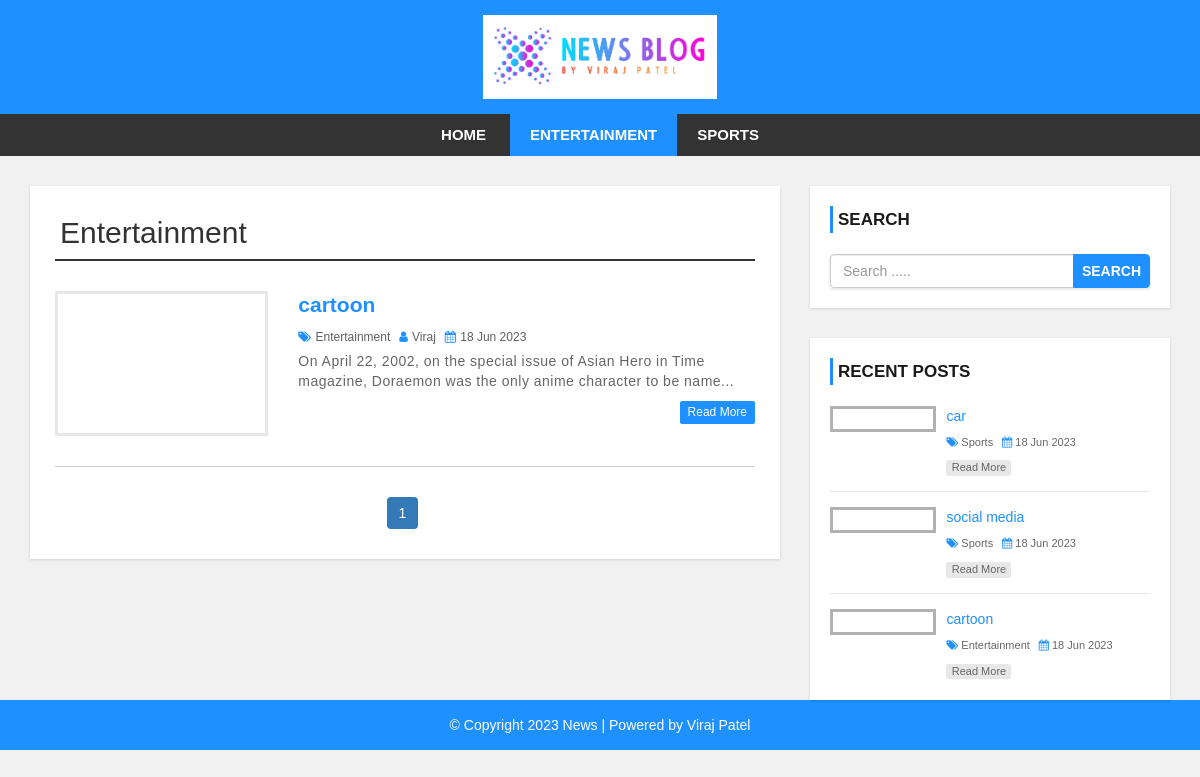
/category.php?cid=30, run on the app's committed database.
### tables this page shows
CREATE TABLE `category` (
  `category_id` int(11) NOT NULL,
  `category_name` varchar(100) NOT NULL,
  `post` int(11) NOT NULL DEFAULT 0
);

CREATE TABLE `post` (
  `post_id` int(11) NOT NULL,
  `title` varchar(100) NOT NULL,
  `description` text NOT NULL,
  `category` varchar(100) NOT NULL,
  `post_date` varchar(50) NOT NULL,
  `author` int(11) NOT NULL,
  `post_img` varchar(100) NOT NULL
);

CREATE TABLE `user` (
  `user_id` int(10) UNSIGNED NOT NULL,
  `first_name` varchar(30) NOT NULL,
  `last_name` varchar(30) NOT NULL,
  `username` varchar(30) DEFAULT NULL,
  `password` varchar(40) DEFAULT NULL,
  `role` int(11) NOT NULL
);

### config.php (called while the page is built, shortened)
<?php
$hostname = "http://localhost/newsweb";
?>

### category.php (the view, shortened to what this page needs)
<?php include 'header.php'; ?>
    <div id="main-content">
      <div class="container">
        <div class="row">
            <div class="col-md-8">
                <div class="post-container">
                <?php
                include "config.php";
                if(isset($_GET['cid'])){
                $cat_id = $_GET['cid'];
                $sql1 = "SELECT * FROM category WHERE category_id = {$cat_id}";
                $result1 = mysqli_query($con,$sql1) or die("query failed");
                $row1 = mysqli_fetch_assoc($result1);
                ?>
                  <h2 class="page-heading"><?php echo $row1['category_name']; ?></h2>
                  <?php
                        $limit = 3;
                        if(isset($_GET['page'])){
                        $page = $_GET['page'];
                        }
                        else{
                        $page = 1;
                        }
                        $offset = ($page-1)*$limit;
                        $sql = "SELECT post.post_id, post.title, post.description, post.post_date, post.author,
                        category.category_name, user.username, post.category, post.post_img FROM post
                        LEFT JOIN category ON post.category = category.category_id
                        LEFT JOIN user ON post.author = user.user_id
                        WHERE post.category = {$cat_id}
                        ORDER BY post.post_id DESC LIMIT {$offset},{$limit}";
                        $result = mysqli_query($con,$sql) or die("query failed");
                        if(mysqli_num_rows($result) > 0){
                            while($row = mysqli_fetch_assoc($result)){
                        ?>
                        <div class="post-content">
                            <div class="row">
                                <div class="col-md-4">
                                    <a class="post-img" href="single.php?id=<?php echo $row['post_id']; ?>"><img src="admin/upload/<?php echo $row['post_img'];?>" alt=""/></a>
                                </div>
                                <div class="col-md-8">
                                    <div class="inner-content clearfix">
                                        <h3><a href='single.php?id=<?php echo $row['post_id']; ?>'><?php echo $row['title']; ?></a></h3>
                                        <div class="post-information">
                                            <span>
                                                <i class="fa fa-tags" aria-hidden="true"></i>
                                                <a href='category.php?cid=<?php echo $row['category']; ?>'><?php echo $row['category_name'];?></a>
                                            </span>
                                            <span>
                                                <i class="fa fa-user" aria-hidden="true"></i>
                                                <a href='author.php?aid=<?php echo $row['author'];?>'><?php echo $row['username'];?></a>
                                            </span>
                                            <span>
                                                <i class="fa fa-calendar" aria-hidden="true"></i>
                                                <?php echo $row['post_date'];?>
                                            </span>
                                        </div>
                                        <p class="description">
                                        <?php echo substr($row['description'],0,120)."..."; ?>
                                        </p>
                                        <a class='read-more pull-right' href='single.php?id=<?php echo $row['post_id']; ?>'>read more</a>
                                    </div>
                                </div>
                            </div>
                        </div>
                        <?php
                            }
                        }else{
                            echo "<h2>No Record Found</h2>";
                        }
                        if(mysqli_num_rows($result1) > 0){
                            $total_records =$row1['post'];
                            $total_page = ceil($total_records/$limit);
                            echo "<ul class='pagination admin-pagination'>";
                            for($i=1; $i <= $total_page; $i++){
                                if($i == $page){
                                    $active = "active";
                                }
                                else{
                                    $active = "";
                                }
                                echo '<li class="'.$active.'"><a href="index.php?cid='.$cat_id.'&page='.$i.'">'.$i.'</a></li>';
                            }
                            echo "</ul>";
                        }
                    }
                    else{
                        echo "<h2>No Record Found</h2>";
                    }
                        ?>
                </div>
            </div>
            <?php include 'sidebar.php'; ?>
        </div>
      </div>
    </div>
<?php include 'footer.php'; ?>

### header.php (shortened to what this page needs)
<?php
include "config.php";
?>
<!DOCTYPE html>
<html lang="en">
<head>
    <link rel="stylesheet" href="css/bootstrap.min.css" />
    <link rel="stylesheet" href="css/font-awesome.css">
    <link rel="stylesheet" href="css/style.css">
</head>
<body>
<div id="header">
    <div class="container">
        <div class="row">
            <div class=" col-md-offset-4 col-md-4">
                <a href="index.php" id="logo"><img src="images/news.png"></a>
            </div>
        </div>
    </div>
</div>
<div id="menu-bar">
    <div class="container">
        <div class="row">
            <div class="col-md-12">
                <?php
                include "config.php";
                if(isset($_GET['cid'])){
                    $cat_id = $_GET['cid'];
                }
                $sql = "SELECT * FROM category WHERE post > 0";
                $result = mysqli_query($con,$sql) or die("query failed : category");
                if(mysqli_num_rows($result) > 0){
                    $active = "";
                ?>
                <ul class='menu'>
                <li><a class='{$active}' href='<?php echo $hostname; ?>'>Home</a></li>
                    <?php while($row = mysqli_fetch_assoc($result)){
                    if(isset($_GET['cid'])){
                        if($row['category_id'] == $cat_id){
                            $active = "active";
                        }
                        else{
                            $active = "";
                        }
                    }
                    echo "<li><a class='{$active}' href='category.php?cid={$row['category_id']}'>{$row['category_name']}</a></li>";
                    } ?>
                </ul>
                <?php } ?>
            </div>
        </div>
    </div>
</div>

### sidebar.php (shortened to what this page needs)
<div id="sidebar" class="col-md-4">
    <div class="search-box-container">
        <h4>Search</h4>
        <form class="search-post" action="search.php" method ="GET">
            <div class="input-group">
                <input type="text" name="search" class="form-control" placeholder="Search .....">
                <span class="input-group-btn">
                    <button type="submit" class="btn btn-danger">Search</button>
                </span>
            </div>
        </form>
    </div>
    <div class="recent-post-container">
        <h4>Recent Posts</h4>
        <?php
            include "config.php";
            $limit = 3;
            $sql = "SELECT post.post_id, post.title, post.post_date,
            category.category_name,post.category, post.post_img FROM post
            LEFT JOIN category ON post.category = category.category_id
            ORDER BY post.post_id DESC LIMIT {$limit}";
            $result = mysqli_query($con,$sql) or die("query failed : Recent Post");
            if(mysqli_num_rows($result) > 0){
                while($row = mysqli_fetch_assoc($result)){
            ?>
        <div class="recent-post">
            <a class="post-img" href="single.php?id=<?php echo $row['post_id']; ?>">
            </a>
            <div class="post-content">
                <h5><a href="single.php?id=<?php echo $row['post_id']; ?>"><?php echo $row['title']; ?></a></h5>
                <span>
                    <i class="fa fa-tags" aria-hidden="true"></i>
                    <a href='category.php?cid=<?php echo $row['category'];?>'><?php echo $row['category_name'];?></a>
                </span>
                <span>
                    <i class="fa fa-calendar" aria-hidden="true"></i>
                    <?php echo $row['post_date'];?>
                </span>
                <a class="read-more" href="single.php?id=<?php echo $row['post_id']; ?>">read more</a>
            </div>
        </div>
    <?php
                }}
    ?>
</div>

### css/style.css (style rules this page uses)
body { background: #f1f1f1; font-family: sans-serif,arial,Helvetica; }
a, a:hover, a:focus { text-decoration: none; outline: none; }
ul { margin:0; padding:0; list-style:none; }
h2.page-heading { margin: 5px 0 30px; padding: 0 5px 10px; border-bottom: 2px solid #333; }
form { background: #fff; padding: 25px; box-shadow:0 1px 3px rgba(0, 0, 0, 0.13); }
#header { background: #1e90ff; text-align: center; padding: 15px; }
#logo { display: inline-block; width: 65%; }
#logo img { width: 100%; }
#menu-bar { background: #333; text-align: center; }
#menu-bar .menu > li { display: inline-block; }
.menu > li > a { padding: 10px 20px; display: block; text-transform: uppercase; color: #fff; font-size: 15px; font-weight:600; transition:all 0.5s ease 0s; }
#menu-bar .menu > li > a:hover, #menu-bar .menu > li > a.active { color:#fff; background:#1e90ff; }
#main-content { padding: 30px 0; min-height: 750px; }
#main-content .post-container { background-color: #fff; padding: 25px; box-shadow: 0 1px 3px rgba(0, 0, 0, 0.13); }
#main-content .post-content { border-bottom: 1px solid #d1d1d1; padding: 0 0 30px; margin-bottom:30px; }
#main-content .post-content .post-img { border: 3px solid #e7e7e7; display: block; height: 145px; overflow: hidden; transition: border .3s; }
#main-content .post-content h3 { font-size: 21px; line-height: 28px; font-weight: 600; margin: 0 0 7px; }
#main-content .post-content h3 a { color: #1e90ff; transition:all 0.3s; }
#main-content .post-content .post-information span { color: #606060; font-size: 12px; text-transform: capitalize; margin: 0 5px 5px 0; display: inline-block; }
#main-content .post-content .post-information i { color: #1e90ff; margin-right: 1px; }
#main-content .post-content .post-information a { color: #606060; text-decoration: none; }
#main-content .post-content p, #main-content .single-post p { color: #666; font-size: 14px; letter-spacing: 0.5px; margin:0 0 10px; }
#main-content .post-content a.read-more { color: #fff; background-color: #1E90FF; font-size: 12px; text-transform: capitalize; padding: 3px 8px; border-radius: 2px; transition: all 0.3s; }
.pagination { display: block; text-align: center; margin: 0; }
.pagination li { display:inline-block; margin: 0 5px 0 0; }
.pagination li a { border: none; background: #1e90ff; color: #fff; }
i.fa { color:#222; }
#sidebar h4 { color: #1A1A1A; font-size: 17px; line-height: 27px; font-weight:600; text-transform: uppercase; padding: 0 0 0 5px; margin: 0 0 21px; border-left: 3px solid #1e90ff; }
#sidebar .search-box-container { background-color: #fff; padding: 20px; margin: 0 0 30px; box-shadow: 0 1px 3px rgba(0, 0, 0, 0.13); }
#sidebar .search-post { padding: 0; }
#sidebar .search-post input { color: #606060; }
#sidebar .search-post .btn { font-weight: 600; text-transform: uppercase; padding: 6px 8px; background-color: #1E90FF; border-color: #1E90FF; outline: none; }
#sidebar .recent-post-container { padding: 20px; background: #fff; box-shadow: 0 1px 3px rgba(0, 0, 0, 0.13); }
#sidebar .recent-post { border-bottom: 1px solid #e7e7e7; padding: 0 0 15px; margin: 0 0 15px; }
#sidebar .recent-post:last-child { margin: 0; padding: 0; border: none; }
#sidebar .recent-post .post-img { display: inline-block; width: 33%; border: 3px solid rgba(0,0,0,0.3); vertical-align: top; transition: border .3s; }
#sidebar .recent-post .post-content { width: 65%; display: inline-block; border: none; padding: 0 0 0 7px; margin: 0; }
#sidebar .recent-post h5 { font-size: 14px; line-height: 20px; margin: 0 0 5px; }
#sidebar .recent-post h5 a { color: #1E90FF; }
#sidebar .recent-post span { color: #666; font-size: 11px; display: inline-block; margin: 0 5px 10px 0; }
#sidebar .recent-post span a { color: #666; }
#sidebar .recent-post span i { color: #1E90FF; }
#sidebar .recent-post a.read-more { color: #666; background-color: rgba(0,0,0,0.09); width: 65px; font-size: 11px; text-align: center; padding: 0; display: block; transition: all 0.3s; }

### data on the page
category: category_name "ENTERTAINMENT", category_name "Entertainment"
category: category_name "SPORTS"
post: title "cartoon", category.category_name "Entertainment", user.username "Viraj", post_date "18 Jun 2023", description "On April 22, 2002, on the special issue of Asian Hero in Time magazine, Doraemon was the only anime character to be name"
post: title "car", category.category_name "Sports", post_date "18 Jun 2023"
post: title "social media", category.category_name "Sports", post_date "18 Jun 2023"
